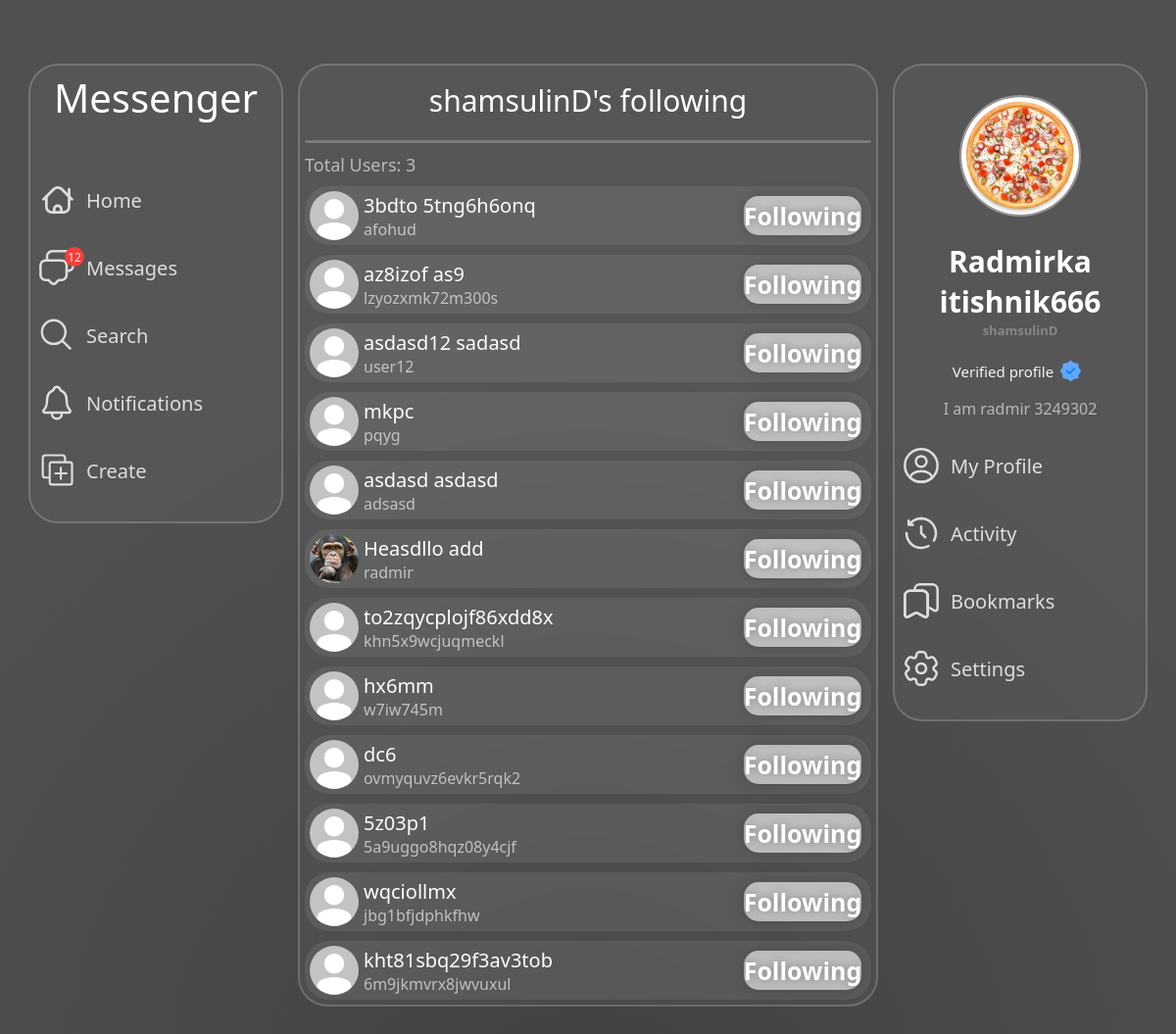
/following/shamsulinD/ (signed in), run on the app's committed database.
### main/models.py (models this page shows, shortened)
class Profile(models.Model):
    user = models.OneToOneField(User, on_delete=models.CASCADE)
    uuid = models.CharField(max_length=255)
    full_name = models.CharField(max_length=255)
    bio = models.TextField(max_length=255, blank=True, null=True, default='')
    avatar = models.ImageField(upload_to=avatar_directory_path, default='default_avatar.jpg')
    background_avatar = models.ImageField(upload_to=bg_avatar_directory_path, default='default_background_avatar.jpg')
    background_style = models.IntegerField(default=0)
    amount_followers = models.IntegerField(default=0)
    amount_following = models.IntegerField(default=0)
    amount_article = models.IntegerField(default=0)
    recommendations = models.TextField(null=True, default='')
    verify = models.BooleanField(blank=True, default=False)
    language = models.CharField(max_length=255, default='en')
    private = models.BooleanField(default=False)
    last_online = models.DateTimeField(blank=True)
    online_status = models.BooleanField(default=False)
    username_change_time = models.DateTimeField(blank=True)

class ProfileFollow(models.Model):
    profile = models.ForeignKey(User, on_delete=models.CASCADE, related_name='following')
    user = models.ForeignKey(User, on_delete=models.CASCADE, related_name='followers')

### main/views.py (the view)
# urls.py: path('following/<slug:username>/', ListFollowingView.as_view(), name='list_following'),
class ListFollowingView(DataMixin, LoginRequiredMixin, ListView):
    model = User
    template_name = 'main/users-list-following.html'
    login_url = 'login'
    def get_object(self):
        username = self.kwargs.get('username')
        if username:
            user = User.objects.filter(username=username).select_related('profile').first()
            following = ProfileFollow.objects.filter(
                user=user
            ).annotate(
                is_follow=Exists(ProfileFollow.objects.filter(user=self.request.user, profile=OuterRef('profile')))
            ).order_by('-pk').select_related('profile__profile')[:12]
            is_follower = ProfileFollow.objects.filter(profile=self.request.user, user=user).exists()
            if user.profile.private and not is_follower and user != self.request.user:
                raise Http404('This page is not available')
            return [user, following]
        else:
            raise Http404('Username not provided in URL')
    def get_context_data(self, **kwargs):
        context = super().get_context_data(**kwargs)
        user, users = self.get_object()
        c_def = self.get_user_context(title=f'{self.kwargs.get("username")} - Following', r_user=user, users=users)
        return {**context, **c_def}

### main/utils.py (called while the page is built)
    def get_user_context(self, **kwargs):
        context = kwargs
        profile = self.request.user
        notification_count = ProfileNotification.objects.filter(profile=profile, read=False)[:21].count()
        context['user_profile'] = profile
        context['background_style'] = background_styles[profile.profile.background_style]
        context['notification_count'] = notification_count
        return context

### main/templates/main/users-list-following.html (shortened to what this page needs)
{% extends 'main/base-expanded.html' %}
{% load static %}
{% block head %}
<link rel="stylesheet" href="{% static 'main/css/users-list.css' %}" type="text/css">
{% endblock %}
{% block body %}
<div class="userlist">
    <span class="userlist-title">{{ r_user.username }}'s following</span>
    <div class="userlist-line"></div>
    {% if users|length == 0%}
        <span class="nothing">Nothing here</span>
    {% else %}
    <span class="userlist-total">Total Users: {{ r_user.profile.amount_following }}</span>
    {% for user in users %}
        <div class="userlist-user">
            <img src="{{ user.profile.profile.avatar.url }}" alt="{{ user.profile.username }}'s avatar" class="userlist-user-avatar">
            <a href="{% url 'profile' username=user.profile.username %}"  class="userlist-user-username">
                <span class="userlist-user-username-name">
                    {{ user.profile.profile.full_name }}
                </span>
                <span class="userlist-user-username-login">{{ user.profile.username }}</span>
            </a>
            {% if user.profile.pk != user_profile.pk %}
                {% if user.is_follow %}
                    <div class="mc-profile-user-unfollow" data-id="{{user.profile.pk}}" onclick="profileUnfollow(this)">Following</div>
                {% else %}
                    <div class="mc-profile-user-follow" data-id="{{user.profile.pk}}" onclick="profileFollow(this)">Follow</div>
                    <div class="mc-profile-user-unfollow" data-id="{{user.profile.pk}}" style="display:none;" onclick="profileUnfollow(this)">Following</div>
                {% endif %}
            {% endif %}
        </div>
    {% endfor %}
    {% endif %}
</div>
{% endblock %}

### main/templates/main/base-expanded.html (shortened to what this page needs)
{% load static %}
<!DOCTYPE html>
<html lang="en">
<head>
    <link rel="stylesheet" href="{% static 'main/css/base.css' %}" type="text/css">
    <link rel="stylesheet" href="{% static 'main/css/popup.css' %}" type="text/css">
    <link rel="stylesheet" href="{% static 'main/css/home.css' %}" type="text/css">
    <link rel="stylesheet" href="{% static 'main/css/' %}{{ background_style }}" type="text/css">
    {% block head %}
    {% endblock %}
</head>
<body>
    <div class="main-container">
        <div class="mc-container-sidebar-container">
            <aside class="mc-sidebar-container">
                <div class="mc-sidebar-container-logo">Messenger</div>
                <div class="mc-sidebar-container-links">
                    <a class="mc-sb-c-links-a" href="{% url 'home' %}">
                        <img class="mc-sb-c-links-img" src="{% static 'main/svg/home-sidebar.svg' %}" alt="svg-image">
                        Home
                    </a>
                    <a style="position: relative;" href="{% url 'chat' %}">
                        <div class="mc-sb-c-links-message">12</div>
                        <div class="mc-sb-c-links-a">
                            <img class="mc-sb-c-links-img" src="{% static 'main/svg/messages-sidebar.svg' %}" alt="svg-image">
                            Messages
                        </div>
                    </a>
                    <a class="mc-sb-c-links-a" href="{% url 'search' %}">
                        <img class="mc-sb-c-links-img" src="{% static 'main/svg/search-sidebar.svg' %}" alt="svg-image">
                        Search
                    </a>
                    <a style="position: relative;" href="{% url 'profile_notification' %}">
                        <div class="mc-sb-c-links-a">
                            <img class="mc-sb-c-links-img" src="{% static 'main/svg/notification-sidebar.svg' %}" alt="svg-image">
                            Notifications
                        </div>
                    </a>
                    <a class="mc-sb-c-links-a" href="{% url 'create_post' %}">
                        <img class="mc-sb-c-links-img" src="{% static 'main/svg/create-sidebar.svg' %}" alt="svg-image">
                        Create
                    </a>
                </div>
            </aside>
        </div>
        <main class="mc-container-feed-container">
            {% block body %}
            {% endblock %}
        </main>
        <div class="mc-container-second-sidebar-container">
            <aside class="mc-second-sidebar-container">
                <a href="{% url 'profile' username=user_profile.username %}"><img class="mc-second-sidebar-container-avatar" src="{{ user_profile.profile.avatar.url }}" alt="{{ user_profile.username }}'s avatar"></a>
                <a href="{% url 'profile' username=user_profile.username %}"><h1 class="mc-second-sidebar-container-username">{{ user_profile.profile.full_name}}</h1></a>
                <h2 class="mc-second-sidebar-container-userid">{{ user_profile.username}}</h2>
                {% if user_profile.profile.verify %}
                    <div class="mc-second-sidebar-container-verify">
                        Verified profile
                        <img class="user-verify" title="Verified" src="{% static 'main/svg/verify.svg' %}">
                    </div>
                {% endif %}
                {% if user_profile.profile.bio != '' %}
                    <div class="mc-second-sidebar-container-description">{{ user_profile.profile.bio }}</div>
                {% endif %}
                <a class="mc-sb-c-links-a" href="{% url 'profile' username=user_profile.username %}">
                    <img class="mc-sb-c-links-img" src="{% static 'main/svg/profile.svg' %}" alt="svg-image">
                    My Profile
                </a>
                <a class="mc-sb-c-links-a" href="{% url 'activity' %}">
                    <img class="mc-sb-c-links-img" src="{% static 'main/svg/history.svg' %}" alt="svg-image">
                    Activity
                </a>
                <a class="mc-sb-c-links-a" href="{% url 'activity_bookmarks' %}">
                    <img class="mc-sb-c-links-img" src="{% static 'main/svg/save.svg' %}" alt="svg-image">
                    Bookmarks
                </a>
                <a class="mc-sb-c-links-a" href="{% url 'settings' %}">
                    <img class="mc-sb-c-links-img" src="{% static 'main/svg/settings.svg' %}" alt="svg-image">
                    Settings
                </a>
            </aside>
        </div>
    </div>
</body>
</html>

### main/static/main/css/base.css (style rules this page uses)
body { transition: all 500ms ease-in-out; margin: 0; background-attachment: fixed; color: #fff; width: 100%; height: 100%; cursor: default; }
.user-verify { height: 25px; width: 25px; margin: 5px; }

### main/static/main/css/home.css (style rules this page uses)
.main-container { width: fit-content; display: flex; margin: 50px auto; }
a { text-decoration: none; }
h1, h2, h3, h4, h5, h6 { margin: 0; color: #fff; }
.mc-container-sidebar-container { width: 290px; height: 100%; height: auto; }
.mc-container-second-sidebar-container { width: 290px; height: 100%; height: auto; }
.mc-container-feed-container { width: 592px; margin-bottom: 120px; }
.mc-sidebar-container { width: calc(100%-20px); margin: 15px; padding: 5px; border-radius: 30px; background: rgba(255, 255, 255, 0.041); backdrop-filter: blur( 4px ); -webkit-backdrop-filter: blur( 4px ); border: 2px solid rgba( 255, 255, 255, 0.18 ); position: sticky; top: 65px; left: 0; }
.mc-second-sidebar-container { width: calc(100%-20px); margin: 15px; padding: 5px; border-radius: 30px; background: rgba(255, 255, 255, 0.041); backdrop-filter: blur( 4px ); -webkit-backdrop-filter: blur( 4px ); border: 2px solid rgba( 255, 255, 255, 0.18 ); position: sticky; top: 65px; left: 0; display: grid; text-align: center; }
.mc-sidebar-container-logo { font-size: 40px; color: #fff; text-align: center; }
.mc-sidebar-container-links { display: grid; margin-top: 55px; }
.mc-sb-c-links-a { font-size: 20px; color: #fff; margin-bottom: 25px; align-items: center; display: flex; text-decoration: none; padding: 2px; border-radius: 10px; opacity: 80%; position: relative; transition: all 250ms ease-in-out; }
.mc-sb-c-links-img { height: 40px; width: 40px; margin-right: 10px; }
.mc-second-sidebar-container-avatar { height: 120px; width: 120px; object-fit: cover; border-radius: 50%; border: 2px solid #ffffff5d; margin: auto; margin-top: 25px; }
.mc-second-sidebar-container-username { color: #fff; font-size: 30px; margin-top: 20px; }
.mc-second-sidebar-container-description { overflow: hidden; width: 100%; margin-top: 5px; margin-bottom: 25px; color: #ffffff94; -webkit-text-fill-color: #ffffff94; max-height: 75px; }
.mc-second-sidebar-container-userid { color: #ffffff4b; -webkit-text-fill-color: #ffffff4b; font-size: 13px; margin-bottom: 10px; }
.mc-sb-c-links-message, .mc-sb-c-links-notify { background-color: #f43f38; width: 20px; height: 20px; position: absolute; border-radius: 50%; font-size: 12px; align-items: center; display: flex; justify-content: center; top: 0; left: 0; margin-left: 30px; max-width: 25px; color: #ffffffde; -webkit-text-fill-color: #ffffffde; margin-top: 1px; z-index: 1; font-weight: 500; }
.mc-second-sidebar-container-verify { display: flex; justify-content: center; align-items: center; font-size: 15px; color: #ffffffec; -webkit-text-fill-color: #ffffffec; margin: 5px 0px; font-weight: 500; }

### main/static/main/css/style-black.css (style rules this page uses)
body { background: radial-gradient(circle at 50% 100%, #414141 0%, #505050 60%); background-attachment: fixed !important; }

### data on the page
ProfileFollow: profile.profile.avatar (placeholder picture), profile.profile.full_name "3bdto 5tng6h6onq", profile.username "afohud"
ProfileFollow: profile.profile.avatar (placeholder picture), profile.profile.full_name "az8izof as9", profile.username "lzyozxmk72m300s"
ProfileFollow: profile.profile.avatar (placeholder picture), profile.profile.full_name "asdasd12 sadasd", profile.username "user12"
ProfileFollow: profile.profile.avatar (placeholder picture), profile.profile.full_name "mkpc", profile.username "pqyg"
ProfileFollow: profile.profile.avatar (placeholder picture), profile.profile.full_name "asdasd asdasd", profile.username "adsasd"
ProfileFollow: profile.profile.avatar (placeholder picture), profile.profile.full_name "Heasdllo add", profile.username "radmir"
ProfileFollow: profile.profile.avatar (placeholder picture), profile.profile.full_name "to2zqycplojf86xdd8x", profile.username "khn5x9wcjuqmeckl"
ProfileFollow: profile.profile.avatar (placeholder picture), profile.profile.full_name "hx6mm", profile.username "w7iw745m"
ProfileFollow: profile.profile.avatar (placeholder picture), profile.profile.full_name "dc6", profile.username "ovmyquvz6evkr5rqk2"
ProfileFollow: profile.profile.avatar (placeholder picture), profile.profile.full_name "5z03p1", profile.username "5a9uggo8hqz08y4cjf"
ProfileFollow: profile.profile.avatar (placeholder picture), profile.profile.full_name "wqciollmx", profile.username "jbg1bfjdphkfhw"
ProfileFollow: profile.profile.avatar (placeholder picture), profile.profile.full_name "kht81sbq29f3av3tob", profile.username "6m9jkmvrx8jwvuxul"

### other printed values
{{ r_user.username }} "shamsulinD"
{{ r_user.profile.amount_following }} "3"
{{ user_profile.profile.full_name }} "Radmirka itishnik666"
{{ user_profile.username }} "shamsulinD"
{{ user_profile.profile.bio }} "I am radmir 3249302"
